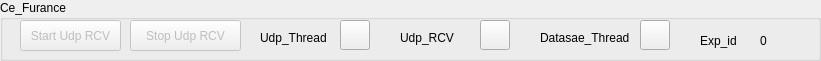
    <widget class="QGroupBox" name="groupBox_22">
     <property name="geometry">
      <rect>
       <x>0</x>
       <y>60</y>
       <width>821</width>
       <height>61</height>
      </rect>
     </property>
     <property name="title">
      <string>Ce_Furance</string>
     </property>
     <widget class="QPushButton" name="pushButton_210">
      <property name="enabled">
       <bool>false</bool>
      </property>
      <property name="geometry">
       <rect>
        <x>20</x>
        <y>20</y>
        <width>101</width>
        <height>31</height>
       </rect>
      </property>
      <property name="text">
       <string>Start Udp RCV</string>
      </property>
     </widget>
     <widget class="QPushButton" name="pushButton_211">
      <property name="enabled">
       <bool>false</bool>
      </property>
      <property name="geometry">
       <rect>
        <x>130</x>
        <y>20</y>
        <width>111</width>
        <height>31</height>
       </rect>
      </property>
      <property name="text">
       <string>Stop Udp RCV</string>
      </property>
     </widget>
     <widget class="QLabel" name="label_174">
      <property name="geometry">
       <rect>
        <x>540</x>
        <y>30</y>
        <width>121</width>
        <height>16</height>
       </rect>
      </property>
      <property name="text">
       <string>Datasae_Thread</string>
      </property>
     </widget>
     <widget class="QPushButton" name="pushButton_212">
      <property name="geometry">
       <rect>
        <x>640</x>
        <y>20</y>
        <width>30</width>
        <height>30</height>
       </rect>
      </property>
      <property name="styleSheet">
       <string notr="true"/>
      </property>
      <property name="text">
       <string/>
      </property>
     </widget>
     <widget class="QPushButton" name="pushButton_213">
      <property name="geometry">
       <rect>
        <x>340</x>
        <y>20</y>
        <width>30</width>
        <height>30</height>
       </rect>
      </property>
      <property name="styleSheet">
       <string notr="true"/>
      </property>
      <property name="text">
       <string/>
      </property>
     </widget>
     <widget class="QLabel" name="label_175">
      <property name="geometry">
       <rect>
        <x>700</x>
        <y>30</y>
        <width>41</width>
        <height>21</height>
       </rect>
      </property>
      <property name="text">
       <string>Exp_id</string>
      </property>
     </widget>
     <widget class="QLabel" name="label_176">
      <property name="geometry">
       <rect>
        <x>760</x>
        <y>30</y>
        <width>21</width>
        <height>21</height>
       </rect>
      </property>
      <property name="text">
       <string>0</string>
      </property>
     </widget>
     <widget class="QPushButton" name="pushButton_214">
      <property name="geometry">
       <rect>
        <x>480</x>
        <y>20</y>
        <width>30</width>
        <height>30</height>
       </rect>
      </property>
      <property name="styleSheet">
       <string notr="true"/>
      </property>
      <property name="text">
       <string/>
      </property>
     </widget>
     <widget class="QLabel" name="label_177">
      <property name="geometry">
       <rect>
        <x>260</x>
        <y>30</y>
        <width>91</width>
        <height>16</height>
       </rect>
      </property>
      <property name="text">
       <string>Udp_Thread</string>
      </property>
     </widget>
     <widget class="QLabel" name="label_178">
      <property name="geometry">
       <rect>
        <x>400</x>
        <y>30</y>
        <width>91</width>
        <height>16</height>
       </rect>
      </property>
      <property name="text">
       <string>Udp_RCV</string>
      </property>
     </widget>
    </widget>
